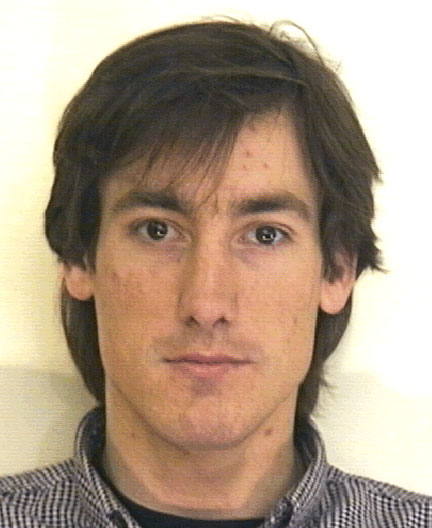
#> input picture 人脸库/ABERDEEN人脸数据库/adrian1.jpg, 432 x 528 px; its folder holds only this picture in this run
$ python assignment2.py
#> lines starting #> are read from the running program, lines starting #| are printed output that depends on the picture
import cv2
import pathlib
import numpy as np
import random


# =========================
# 参数设置
# =========================
IMG_SIZE = (128, 128)      # 统一图像大小：宽，高
TRAIN_RATIO = 0.7          # 训练集比例
RANDOM_SEED = 42           # 随机种子，保证每次划分结果一致

# 当前 assignment2.py 所在目录
CURRENT_DIR = pathlib.Path(__file__).resolve().parent

# 项目根目录：Assignment 的上一级
PROJECT_DIR = CURRENT_DIR.parent

# 人脸库目录
FACE_ROOT = PROJECT_DIR / "人脸库"

# 两个人脸数据库路径
DATASETS = {
    "ABERDEEN": FACE_ROOT / "ABERDEEN人脸数据库",
    "FERET": FACE_ROOT / "FERET人脸库"
}

# 支持的图像格式
IMG_SUFFIX = [".jpg", ".jpeg", ".png", ".bmp", ".pgm", ".tif", ".tiff"]


# =========================
# 中文路径读取图像
# =========================
def imread_chinese_path(img_path):
    """
    解决 cv2.imread 读取中文路径可能失败的问题
    """
    img_path = str(img_path)
    data = np.fromfile(img_path, dtype=np.uint8)
    img = cv2.imdecode(data, cv2.IMREAD_COLOR)
    return img


# =========================
# imresize 函数
# =========================
def imresize(img, size=(128, 128)):
    """
    将图像调整为统一大小
    size: (width, height)
    """
    return cv2.resize(img, size, interpolation=cv2.INTER_AREA)


# =========================
# 读取数据集
# =========================
def load_face_data():
    X = []
    y = []

    label_map = {
        "ABERDEEN": 0,
        "FERET": 1
    }

    for dataset_name, dataset_path in DATASETS.items():
        if not dataset_path.exists():
            print(f"警告：路径不存在：{dataset_path}")
            continue

        label = label_map[dataset_name]

        # 递归读取所有图片
        img_paths = []
        for suffix in IMG_SUFFIX:
            img_paths.extend(dataset_path.rglob(f"*{suffix}"))

        print(f"{dataset_name} 数据库读取到 {len(img_paths)} 张图像")

        for img_path in img_paths:
            img = imread_chinese_path(img_path)
#> in imread_chinese_path, img is the input picture: shape (528, 432, 3); mean B, G, R 135, 154.8, 174.4

            if img is None:
                print(f"读取失败：{img_path}")
                continue

            # 调整为统一大小
            img = imresize(img, IMG_SIZE)
#> in imresize, `return cv2.resize(img, size, interpolation=cv2.INTER_AREA)`:
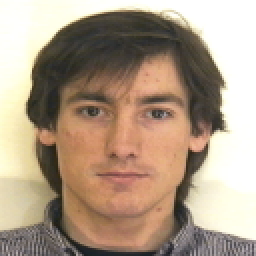
#> returned value: shape (128, 128, 3) (shown 2 times larger); mean of channels 0, 1, 2 135, 154.8, 174.4; drawn as B, G, R

            # 转为灰度图
            img_gray = cv2.cvtColor(img, cv2.COLOR_BGR2GRAY)

            # 归一化到 0~1
            img_gray = img_gray.astype(np.float32) / 255.0

            X.append(img_gray)
            y.append(label)

    X = np.array(X, dtype=np.float32)
    y = np.array(y, dtype=np.int64)

    return X, y


# =========================
# 随机划分训练集和测试集
# =========================
def train_test_split(X, y, train_ratio=0.7):
    total_num = len(X)

    index_list = list(range(total_num))
    random.seed(RANDOM_SEED)
    random.shuffle(index_list)

    train_num = int(total_num * train_ratio)

    train_index = index_list[:train_num]
    test_index = index_list[train_num:]

    Xtrain = X[train_index]
    Xtest = X[test_index]

    Xlabel = y[train_index]
    Ytest = y[test_index]

    return Xtrain, Xtest, Xlabel, Ytest


# =========================
# 主函数
# =========================
def main():
    print("开始读取人脸图像数据...")

    X, y = load_face_data()
#> in load_face_data, `img_gray = cv2.cvtColor(img, cv2.COLOR_BGR2GRAY)`:
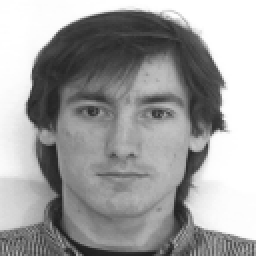
#> img_gray: shape (128, 128) (shown 2 times larger); min 28, max 255, mean 158.4
#> y = [0, 1]

    if len(X) == 0:
        print("没有读取到任何图像，请检查路径是否正确。")
        return

    print("图像数据读取完成")
    print("总样本数量：", X.shape[0])
#| 总样本数量： 2
    print("单张图像大小：", X.shape[1:])
#| 单张图像大小： (128, 128)

    Xtrain, Xtest, Xlabel, Ytest = train_test_split(X, y, TRAIN_RATIO)
#> in train_test_split, `total_num = len(X)`: total_num = 2
#> in train_test_split, `train_num = int(total_num * train_ratio)`: train_num = 1
#> in train_test_split, `train_index = index_list[:train_num]`: train_index = [1]
#> in train_test_split, `test_index = index_list[train_num:]`: test_index = [0]
#> in train_test_split, `Xlabel = y[train_index]`: Xlabel = [1]
#> in train_test_split, `Ytest = y[test_index]`: Ytest = [0]
#> Xlabel = [1]; Ytest = [0]

    print("训练集 Xtrain 大小：", Xtrain.shape)
#| 训练集 Xtrain 大小： (1, 128, 128)
    print("测试集 Xtest 大小：", Xtest.shape)
#| 测试集 Xtest 大小： (1, 128, 128)
    print("训练标签 Xlabel 大小：", Xlabel.shape)
#| 训练标签 Xlabel 大小： (1,)
    print("测试标签 Ytest 大小：", Ytest.shape)
#| 测试标签 Ytest 大小： (1,)

    # 保存数据
    np.save(CURRENT_DIR / "Xtrain.npy", Xtrain)
    np.save(CURRENT_DIR / "Xtest.npy", Xtest)
    np.save(CURRENT_DIR / "Xlabel.npy", Xlabel)
    np.save(CURRENT_DIR / "Ytest.npy", Ytest)

    print("数据已保存到 Assignment 文件夹：")
    print("Xtrain.npy")
    print("Xtest.npy")
    print("Xlabel.npy")
    print("Ytest.npy")


if __name__ == "__main__":
    main()
